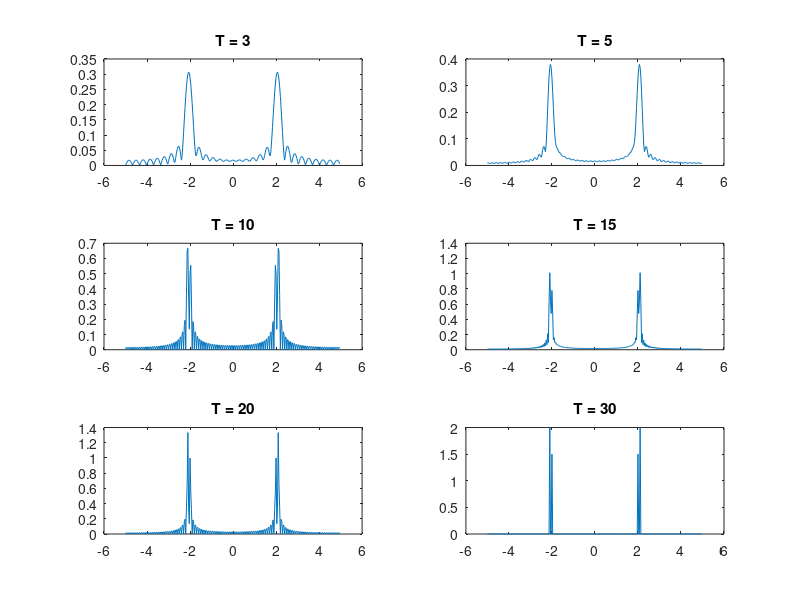
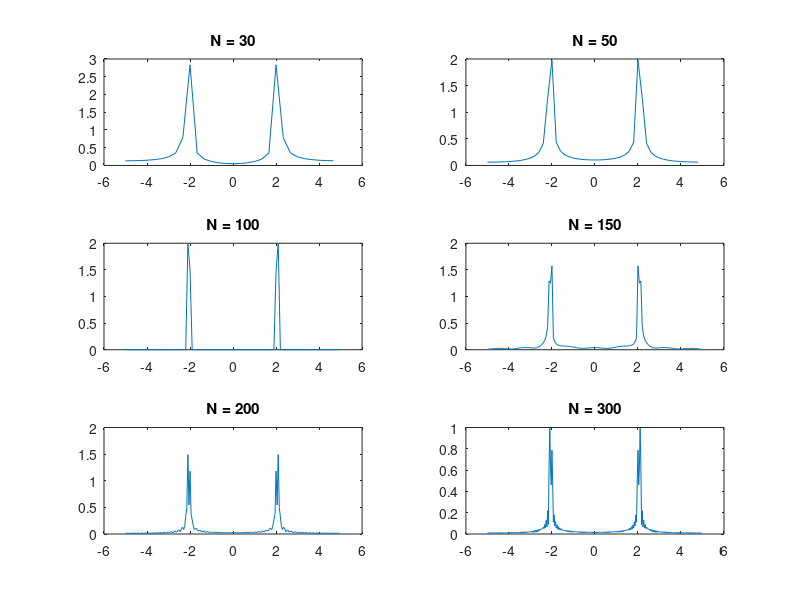

The MATLAB script that drew these images, in order:
%% Esercitazione 9 - Somma di Sinusoidi

%% Parametri delle funzioni

A1 = 3;     % Ampiezze
A2 = 4;
f = @(x)A1*sin(2*pi*2*x)+A2*sin(2*pi*2.1*x); % Funzione da analizzare
Tc = 1/10; % Periodo di campionamento

%% Studio con N Fissato - T variabile con zero padding per arrivare a N1 campioni
T1 = [3, 5, 10, 15, 20, 30];
N1 = 300;
Y1 = zeros(length(T1), N1);

figure;
hold on;

frequencies = linspace(-5, ((N1/2)-1)/(N1*Tc), N1); % Frequenze per il grafico
for i = 1:length(T1)
    
    x = 0:Tc:T1(i); 
    y = f(x);
    Y1(i, :) = fftshift(fft(y, N1)/N1);
    subplot(3, 2, i);
    plot(frequencies, abs(Y1(i, :)));
    title(['T = ' num2str(T1(i))]);
    
end

%% Studio con T Fissato
T2 = 15;
N2 = [30, 50, 100, 150, 200, 300];
Y2 = cell(1, 6);

figure;
hold on;

x = 0:Tc:T2-1; % Common x for all N2
y = f(x);

for i = 1:length(N2)
    frequencies = linspace(-5, ((N2(i)/2)-1)/(Tc*N2(i)), N2(i));
    Y2{i} = fftshift(fft(y, N2(i))/N2(i));
    
    subplot(3, 2, i);
    plot(frequencies, abs(Y2{i}));
    title(['N = ' num2str(N2(i))]);
end




